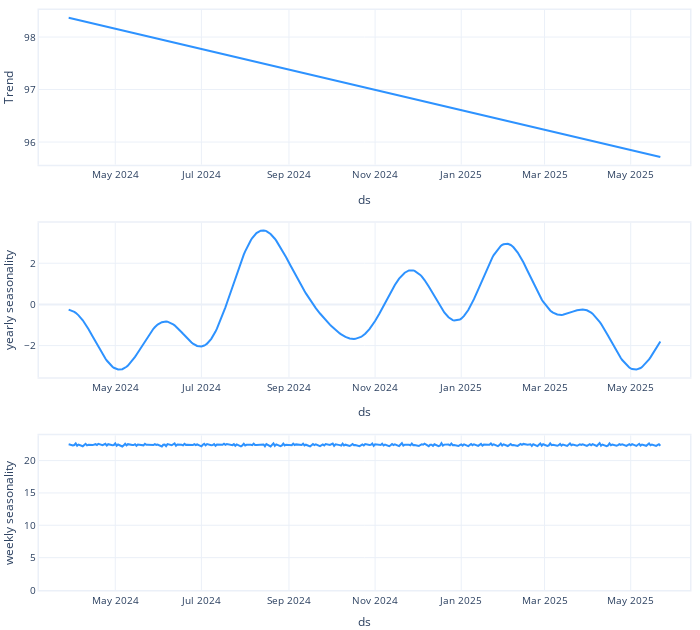

Notebook source saved alongside this figure:
### Code cell
model.plot_components(forecast)

### Figure 1 — Plotly figure (JSON) as saved in the notebook; plotly's stock layout.template omitted (floating-point values rounded to 4 significant figures; data arrays with more than 128 entries replaced by an {"elided": "..."} marker saying what was removed)
{"data": [{"line": {"color": "#2d92ff", "width": 2}, "mode": "lines", "name": "Trend", "showlegend": false, "type": "scatter", "x": {"elided": "300 str values"}, "xaxis": "x", "y": {"elided": "300 float values"}, "yaxis": "y"}, {"line": {"color": "#2d92ff", "width": 2}, "mode": "lines", "name": "yearly seasonality", "showlegend": false, "type": "scatter", "x": {"elided": "300 str values"}, "xaxis": "x2", "y": {"elided": "300 float values"}, "yaxis": "y2"}, {"line": {"color": "#2d92ff", "width": 2}, "mode": "lines", "name": "weekly seasonality", "showlegend": false, "type": "scatter", "x": {"elided": "300 str values"}, "xaxis": "x3", "y": {"elided": "300 float values"}, "yaxis": "y3"}], "layout": {"autosize": true, "font": {"size": 10}, "height": 630, "hovermode": "x unified", "legend": {"traceorder": "reversed", "y": 0.1}, "margin": {"b": 0, "l": 0, "pad": 0, "r": 10, "t": 10}, "title": {"font": {"size": 12}}, "width": 700, "xaxis": {"anchor": "y", "domain": [0, 1], "linewidth": 1.5, "mirror": true, "range": ["2024-03-08T00:00:00", "2025-06-12T00:00:00"], "showline": true, "title": {"text": "ds"}, "type": "date"}, "xaxis2": {"anchor": "y2", "domain": [0, 1], "linewidth": 1.5, "mirror": true, "range": ["2024-03-08T00:00:00", "2025-06-12T00:00:00"], "showline": true, "title": {"text": "ds"}, "type": "date"}, "xaxis3": {"anchor": "y3", "domain": [0, 1], "linewidth": 1.5, "mirror": true, "range": ["2024-03-08T00:00:00", "2025-06-12T00:00:00"], "showline": true, "title": {"text": "ds"}, "type": "date"}, "yaxis": {"anchor": "x", "domain": [0.7333, 1], "linewidth": 1.5, "mirror": true, "rangemode": "normal", "showline": true, "title": {"text": "Trend"}}, "yaxis2": {"anchor": "x2", "domain": [0.3667, 0.6333], "linewidth": 1.5, "mirror": true, "rangemode": "tozero", "showline": true, "title": {"text": "yearly seasonality"}}, "yaxis3": {"anchor": "x3", "domain": [0, 0.2667], "linewidth": 1.5, "mirror": true, "rangemode": "tozero", "showline": true, "title": {"text": "weekly seasonality"}}}}
